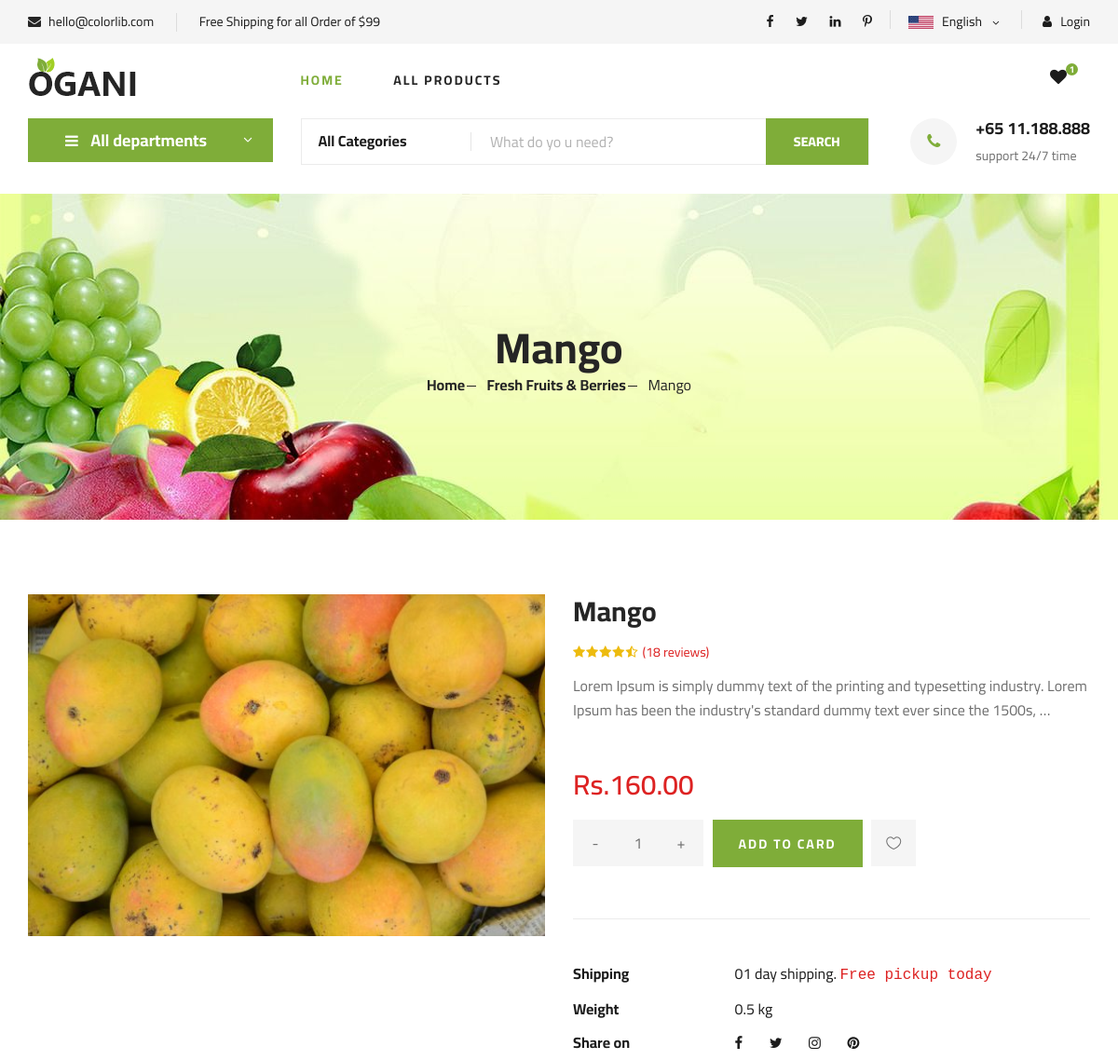
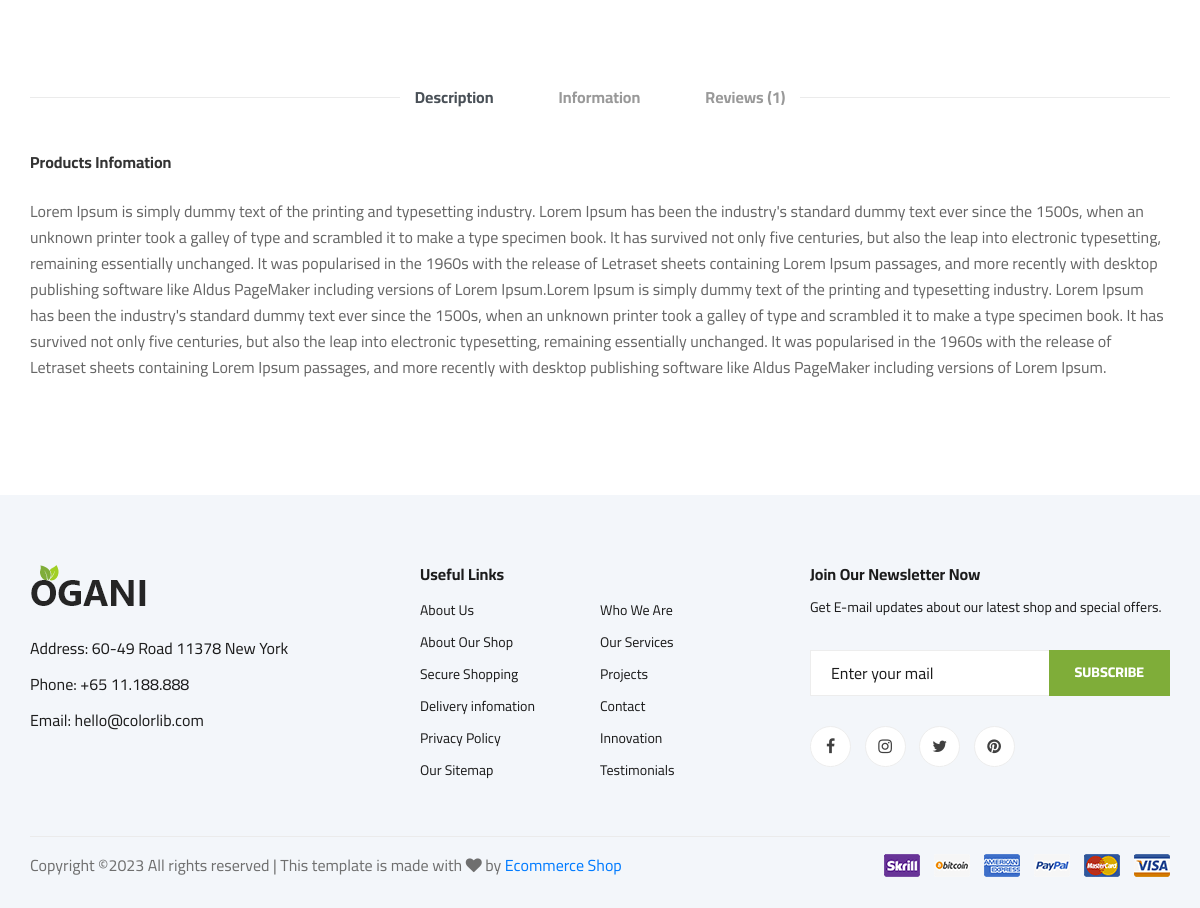
/shop/fruits/mango, run on the app's committed database (2 pictures, top to bottom).
### shop/models.py (models this page shows, shortened)
class Product(models.Model):
    name = models.CharField(max_length=250, unique=True)
    slug = models.SlugField(max_length=250, unique=True)
    description = models.TextField(blank=True)
    price = models.DecimalField(max_digits=10, decimal_places=2)
    mrp = models.IntegerField()
    discount = models.IntegerField(null=True)
    category = models.ForeignKey(Category, on_delete=models.CASCADE)
    image = models.ImageField(upload_to='product', blank=True)
    stock = models.IntegerField()
    available = models.BooleanField(default=True)
    created = models.DateTimeField(auto_now_add=True)
    updated = models.DateTimeField(auto_now=True)
    class Meta:
        ordering = ('name',)
        verbose_name = 'product'
        verbose_name_plural = 'products'
    def discount(self):
        dis = int((((self.mrp) - (self.price))/(self.mrp)) * 100)
        return dis

class Category(models.Model):
    name = models.CharField(max_length=300, unique=True)
    slug = models.SlugField(max_length=300, unique=True)
    description = models.TextField(blank=True)
    image = models.ImageField(upload_to='category', blank=True)
    banner = models.ImageField(upload_to='category', blank=True)
    class Meta:
        ordering = ('name',)
        verbose_name = 'category'
        verbose_name_plural = 'categories'
    def get_url(self):
        return reverse('shop:product_by_category', args=[self.slug])
    def __str__(self):
        return '{}'.format(self.name)

### shop/views.py (the view)
# urls.py: path('<slug:c_slug>/<slug:product_slug>', views.proDetail, name='productCatdetail')
def proDetail(request, c_slug, product_slug):
    try:
        product = Product.objects.get(category__slug=c_slug, slug=product_slug)
    except Exception as e:
        raise e
    return render(request, 'product.html', {'product': product})

### cart/context_processors.py (called while the page is built)
def counter(request):
    item_count = 0
    if 'admin' in request.path:
        return {}
    else:
        try:
            cart = Cart.objects.filter(cart_id=_cart_id(request))
            cart_items = CartItem.objects.all().filter(cart=cart[:1])
            for cart_item in cart_items:
                item_count += cart_item.quantity
        except Cart.DoesNotExist:
            item_count=0
    return dict(item_count=item_count)

### cart/views.py (called while the page is built)
def _cart_id(request):
    cart = request.session.session_key
    if not cart:
        cart = request.session.create()
    return cart

### shop/context_processors.py (called while the page is built)
def menu_links(request):
    links=Category.objects.all()
    return dict(links=links)

### templates/product.html (shortened to what this page needs)
{% extends 'base.html' %}
{% load static %}
{% block content %}
 <section class="breadcrumb-section set-bg" data-setbg="{{product.category.banner.url}}">
        <div class="container">
            <div class="row">
                <div class="col-lg-12 text-center">
                    <div class="breadcrumb__text">
                        <h2>{{product.name}}</h2>
                        <div class="breadcrumb__option">
                            <a href="{% url 'shop:allProdCat' %}">Home</a>
                            <a href="{{product.category.get_url}}">{{product.category}}</a>
                            <span>{{product.name}}</span>
                        </div>
                    </div>
                </div>
            </div>
        </div>
    </section>
    <section class="product-details spad">
        <div class="container">
            <div class="row">
                <div class="col-lg-6 col-md-6">
                    <div class="product__details__pic">
                        <div class="product__details__pic__item">
                            <img class="product__details__pic__item--large"
                                src="{{product.image.url}}" alt="">
                        </div>
                    </div>
                </div>
                <div class="col-lg-6 col-md-6">
                    <div class="product__details__text">
                        <h3>{{product.name}}</h3>
                        <div class="product__details__rating">
                            <i class="fa fa-star"></i>
                            <i class="fa fa-star"></i>
                            <i class="fa fa-star"></i>
                            <i class="fa fa-star"></i>
                            <i class="fa fa-star-half-o"></i>
                            <span>(18 reviews)</span>
                        </div>
                        {% if product.stock <= 0 %}
                            <h4 class="mt-5" style="color:red;"><strong>OUT OF STOCK</strong></h4>
                        {% else %}
                         <p>{{product.description | truncatewords:25}}</p>
                        <div class="product__details__price">Rs.{{product.price}}</div>
                         <div class="product__details__quantity">
                            <div class="quantity">
                                <div class="pro-qty">
                                    <input type="text" value="1">
                                </div>
                            </div>
                        </div>
                        <a href="{% url 'cart:add_cart' product.id %}" class="primary-btn">ADD TO CARD</a>
                        <a href="#" class="heart-icon"><span class="icon_heart_alt"></span></a>
                        {% endif %}
                        <ul>
                            <li><b>Shipping</b> <span>01 day shipping. <samp>Free pickup today</samp></span></li>
                            <li><b>Weight</b> <span>0.5 kg</span></li>
                            <li><b>Share on</b>
                                <div class="share">
                                    <a href="#"><i class="fa fa-facebook"></i></a>
                                    <a href="#"><i class="fa fa-twitter"></i></a>
                                    <a href="#"><i class="fa fa-instagram"></i></a>
                                    <a href="#"><i class="fa fa-pinterest"></i></a>
                                </div>
                            </li>
                        </ul>
                    </div>
                </div>
                <div class="col-lg-12">
                    <div class="product__details__tab">
                        <ul class="nav nav-tabs" role="tablist">
                            <li class="nav-item">
                                <a class="nav-link active" data-toggle="tab" href="#tabs-1" role="tab"
                                    aria-selected="true">Description</a>
                            </li>
                            <li class="nav-item">
                                <a class="nav-link" data-toggle="tab" href="#tabs-2" role="tab"
                                    aria-selected="false">Information</a>
                            </li>
                            <li class="nav-item">
                                <a class="nav-link" data-toggle="tab" href="#tabs-3" role="tab"
                                    aria-selected="false">Reviews <span>(1)</span></a>
                            </li>
                        </ul>
                        <div class="tab-content">
                            <div class="tab-pane active" id="tabs-1" role="tabpanel">
                                <div class="product__details__tab__desc">
                                    <h6>Products Infomation</h6>
                                    <p>{{product.description}}</p>
                                </div>
                            </div>
                        </div>
                    </div>
                </div>
            </div>
        </div>
    </section>
{% endblock %}

### static/css/style.css (style rules this page uses)
html, body { height: 100%; font-family: "Cairo", sans-serif; -webkit-font-smoothing: antialiased; font-smoothing: antialiased; }
h1, h2, h3, h4, h5, h6 { margin: 0; color: #111111; font-weight: 400; font-family: "Cairo", sans-serif; }
h2 { font-size: 36px; }
h3 { font-size: 30px; }
h6 { font-size: 16px; }
p { font-size: 16px; font-family: "Cairo", sans-serif; color: #6f6f6f; font-weight: 400; line-height: 26px; margin: 0 0 15px 0; }
img { max-width: 100%; }
ul, ol { padding: 0; margin: 0; }
.set-bg { background-repeat: no-repeat; background-size: cover; background-position: top center; }
.spad { padding-top: 100px; padding-bottom: 100px; }
.primary-btn { display: inline-block; font-size: 14px; padding: 10px 28px 10px; color: #ffffff; text-transform: uppercase; font-weight: 700; background: #7fad39; letter-spacing: 2px; }
.breadcrumb-section { display: flex; align-items: center; padding: 45px 0 40px; height: 350px; }
.breadcrumb__text h2 { font-size: 46px; color: #252525; font-weight: 700; }
.breadcrumb__option a { display: inline-block; font-size: 16px; color: #252525; font-weight: 700; margin-right: 20px; position: relative; }
.breadcrumb__option a:after { position: absolute; right: -12px; top: 13px; height: 1px; width: 10px; background: #252525; content: ""; }
.breadcrumb__option span { display: inline-block; font-size: 16px; color: #252525; }
.product-details { padding-top: 80px; }
.product__details__pic__item { margin-bottom: 20px; }
.product__details__pic__item img { min-width: 100%; }
.product__details__text h3 { color: #252525; font-weight: 700; margin-bottom: 16px; }
.product__details__text .product__details__rating { font-size: 14px; margin-bottom: 12px; }
.product__details__text .product__details__rating i { margin-right: -2px; color: #EDBB0E; }
.product__details__text .product__details__rating span { color: #dd2222; margin-left: 4px; }
.product__details__text .product__details__price { font-size: 30px; color: #dd2222; font-weight: 600; margin-bottom: 15px; }
.product__details__text p { margin-bottom: 45px; }
.product__details__text .primary-btn { padding: 16px 28px 14px; margin-right: 6px; margin-bottom: 5px; }
.product__details__text .heart-icon { display: inline-block; font-size: 16px; color: #6f6f6f; padding: 13px 16px 13px; background: #f5f5f5; }
.product__details__text ul { border-top: 1px solid #ebebeb; padding-top: 40px; margin-top: 50px; }
.product__details__text ul li { font-size: 16px; color: #1c1c1c; list-style: none; line-height: 36px; }
.product__details__text ul li b { font-weight: 700; width: 170px; display: inline-block; }
.product__details__text ul li span samp { color: #dd2222; }
.product__details__text ul li .share { display: inline-block; }
.product__details__text ul li .share a { display: inline-block; font-size: 15px; color: #1c1c1c; margin-right: 25px; }
.product__details__text ul li .share a:last-child { margin-right: 0; }
.product__details__quantity { display: inline-block; margin-right: 6px; }
.pro-qty { width: 140px; height: 50px; display: inline-block; position: relative; text-align: center; background: #f5f5f5; margin-bottom: 5px; }
.pro-qty input { height: 100%; width: 100%; font-size: 16px; color: #6f6f6f; width: 50px; border: none; background: #f5f5f5; text-align: center; }
.product__details__tab { padding-top: 85px; }
.product__details__tab .nav-tabs { border-bottom: none; justify-content: center; position: relative; }
.product__details__tab .nav-tabs:before { position: absolute; left: 0; top: 12px; height: 1px; width: 370px; background: #ebebeb; content: ""; }
.product__details__tab .nav-tabs:after { position: absolute; right: 0; top: 12px; height: 1px; width: 370px; background: #ebebeb; content: ""; }
.product__details__tab .nav-tabs li { margin-bottom: 0; margin-right: 65px; }
.product__details__tab .nav-tabs li:last-child { margin-right: 0; }
.product__details__tab .nav-tabs li a { font-size: 16px; color: #999999; font-weight: 700; border: none; border-top-left-radius: 0; border-top-right-radius: 0; padding: 0; }
.product__details__tab .product__details__tab__desc { padding-top: 44px; }
.product__details__tab .product__details__tab__desc h6 { font-weight: 700; color: #333333; margin-bottom: 26px; }
.product__details__tab .product__details__tab__desc p { color: #666666; }
@media only screen and (min-width: 1200px) { .container { max-width: 1170px; } }

### data on the page
Product: name "Mango", category "Fresh Fruits & Berries", image (picture), description "Lorem Ipsum is simply dummy text of the printing and typesetting industry. Lorem Ipsum has been the industry's standard dummy text ever since the 1500s, …", price "160.00", description "Lorem Ipsum is simply dummy text of the printing and typesetting industry. Lorem Ipsum has been the industry's standard dummy text ever since the 1500s, when an unknown printer took a galley of type and scrambled it to make a type specimen book. It has survived not only five centuries, but also the leap into electronic typesetting, remaining essentially unchanged. It was popularised in the 1960s with the release of Letraset sheets containing Lorem Ipsum passages, and more recently with desktop publishing software like Aldus PageMaker including versions of Lorem Ipsum.Lorem Ipsum is simply dummy text of the printing and typesetting industry. Lorem Ipsum has been the industry's standard dummy…"
